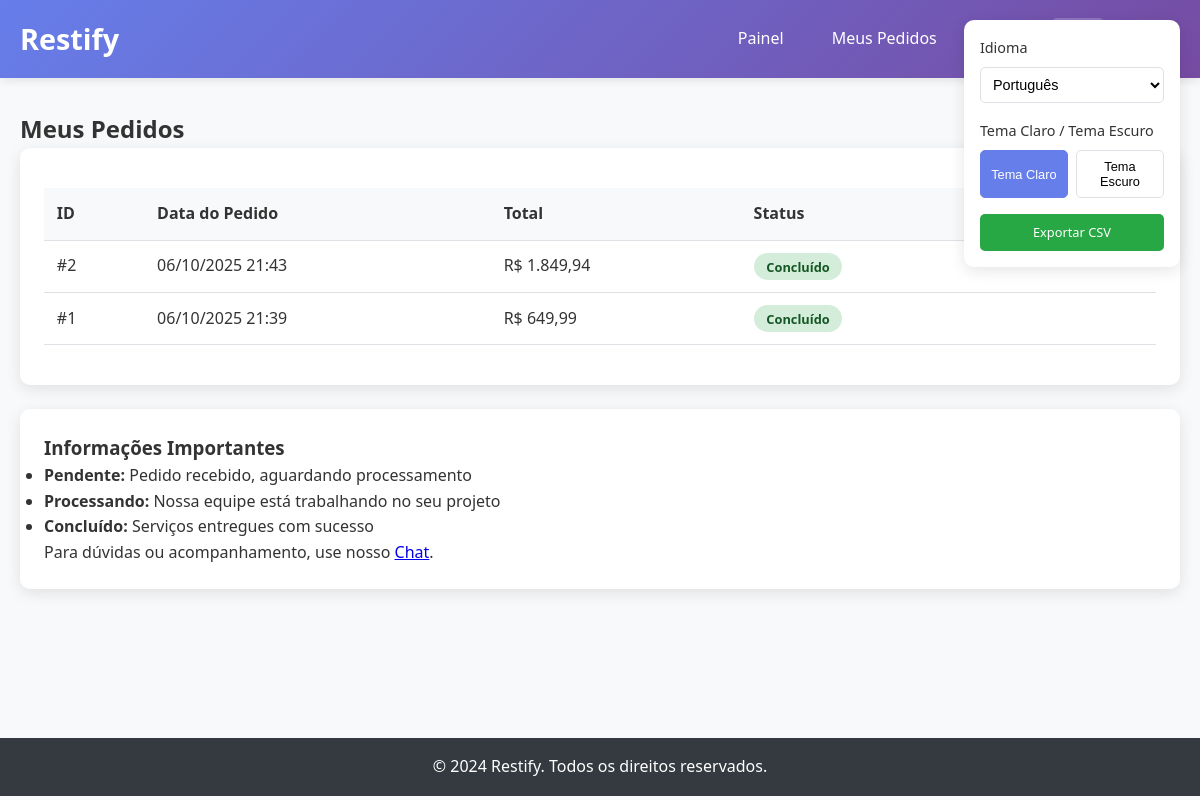
The page /restaurant/orders (signed in) on the database its author committed.
### tables this page shows
CREATE TABLE orders (
    id INTEGER PRIMARY KEY AUTOINCREMENT,
    restaurant_id INTEGER NOT NULL,
    total_amount REAL NOT NULL,
    status TEXT DEFAULT 'pending' CHECK(status IN ('pending', 'processing', 'completed', 'cancelled')),
    created_at DATETIME DEFAULT CURRENT_TIMESTAMP,
    FOREIGN KEY (restaurant_id) REFERENCES restaurants(id)
);

### app/controllers/RestaurantController.php (called while the page is built, shortened)
<?php
class RestaurantController {
    private $orderRepo;
    public function __construct() {
        $this->orderRepo = new OrderRepository();
    }
    public function orders() {
        $orders = $this->orderRepo->findByRestaurant($_SESSION['restaurant_id']);
        include '../app/views/restaurant/orders.php';
    }
}
?>

### config/i18n.php (called while the page is built, shortened)
<?php
class I18n {
    private static $language = 'pt';
    private static $translations = [];
    public static function init($lang = 'pt') {
        self::$language = $lang;
    }
    private static function loadTranslations() {
        $file = __DIR__ . "/../lang/" . self::$language . ".php";
        if (file_exists($file)) {
            self::$translations = include $file;
        }
    }
    public static function t($key, $params = []) {
        $text = self::$translations[$key] ?? $key;
        return $text;
    }
}
function t($key, $params = []) {
    return I18n::t($key, $params);
}
?>

### config/autoload.php (called while the page is built, shortened)
<?php
spl_autoload_register(function ($class) {
    $basePath = dirname(__DIR__);
    $paths = [
        $basePath . '/app/controllers/',
        $basePath . '/app/models/',
        $basePath . '/app/services/',
        $basePath . '/app/repositories/',
        $basePath . '/config/'
    ];
    foreach ($paths as $path) {
        $file = $path . $class . '.php';
        if (file_exists($file)) {
            return;
        }
    }
});
?>

### app/repositories/OrderRepository.php (called while the page is built, shortened)
<?php
class OrderRepository {
    private $db;
    public function __construct() {
        $database = new Database();
        $this->db = $database->connect();
    }
    public function findByRestaurant($restaurantId) {
        $query = "SELECT * FROM orders WHERE restaurant_id = :restaurant_id ORDER BY created_at DESC";
        $stmt = $this->db->prepare($query);
        $stmt->bindParam(':restaurant_id', $restaurantId);
        $stmt->execute();
        $orders = [];
        while ($row = $stmt->fetch(PDO::FETCH_ASSOC)) {
            $orders[] = new Order($row);
        }
        return $orders;
    }
}
?>

### config/database.php (called while the page is built, shortened)
<?php
class Database {
    private $db_path;
    public function __construct() {
        $this->db_path = __DIR__ . '/../database/restify.db';
    }
    public function connect() {
        $this->conn = null;
        try {
            $this->conn = new PDO("sqlite:" . $this->db_path);
            $this->conn->setAttribute(PDO::ATTR_ERRMODE, PDO::ERRMODE_EXCEPTION);
        } catch(PDOException $e) {
            echo "Erro de conexão: " . $e->getMessage();
        }
        return $this->conn;
    }
}
?>

### app/models/Order.php (called while the page is built, shortened)
<?php
class Order {
    public function __construct($data = []) {
        if (!empty($data)) {
            $this->id = $data['id'] ?? null;
            $this->total_amount = $data['total_amount'] ?? 0;
            $this->status = $data['status'] ?? 'pending';
            $this->created_at = $data['created_at'] ?? null;
        }
    }
}
?>

### app/views/restaurant/orders.php (the view, shortened to what this page needs)
<?php include __DIR__ . '/../layout/header.php'; ?>
<h2><?= t('my_orders') ?></h2>
<?php if (empty($orders)): ?>
    <div class="card">
        <p><?= t('no_orders') ?></p>
        <a href="<?= BASE_URL ?>/" class="btn btn-primary"><?= t('services') ?></a>
    </div>
<?php else: ?>
    <div class="card">
        <table class="table">
            <thead>
                <tr>
                    <th>ID</th>
                    <th><?= t('order_date') ?></th>
                    <th><?= t('total') ?></th>
                    <th><?= t('status') ?></th>
                    <th><?= t('actions') ?></th>
                </tr>
            </thead>
            <tbody>
                <?php foreach ($orders as $order): ?>
                    <tr>
                        <td>#<?= $order->id ?></td>
                        <td><?= date('d/m/Y H:i', strtotime($order->created_at)) ?></td>
                        <td>R$ <?= number_format($order->total_amount, 2, ',', '.') ?></td>
                        <td>
                            <span class="status status-<?= $order->status ?>">
                                <?php
                                $statusLabels = [
                                    'pending' => t('pending'),
                                    'processing' => t('processing'),
                                    'completed' => t('completed'),
                                    'cancelled' => t('cancelled')
                                ];
                                echo $statusLabels[$order->status] ?? $order->status;
                                ?>
                            </span>
                        </td>
                        <td>
                        </td>
                    </tr>
                <?php endforeach; ?>
            </tbody>
        </table>
    </div>
    <div class="card">
        <h3><?= t('important_info') ?></h3>
        <ul>
            <li><strong><?= t('pending') ?>:</strong> <?= t('pending_info') ?></li>
            <li><strong><?= t('processing') ?>:</strong> <?= t('processing_info') ?></li>
            <li><strong><?= t('completed') ?>:</strong> <?= t('completed_info') ?></li>
        </ul>
        <p><?= t('questions_chat') ?> <a href="<?= BASE_URL ?>/restaurant/chat"><?= t('chat') ?></a>.</p>
    </div>
<?php endif; ?>
<?php include __DIR__ . '/../layout/footer.php'; ?>

### public/css/style.css (style rules this page uses)
* { margin: 0; padding: 0; box-sizing: border-box; }
body { font-family: 'Segoe UI', Tahoma, Geneva, Verdana, sans-serif; line-height: 1.6; color: #333; background-color: #f8f9fa; transition: background-color 0.3s, color 0.3s; }
.card { background: white; border-radius: 10px; box-shadow: 0 4px 15px rgba(0,0,0,0.1); padding: 1.5rem; margin-bottom: 1.5rem; transition: transform 0.3s, box-shadow 0.3s, background-color 0.3s, color 0.3s; }
.table { width: 100%; border-collapse: collapse; margin: 1rem 0; }
.table th, .table td { padding: 0.8rem; text-align: left; border-bottom: 1px solid #dee2e6; }
.table th { background: #f8f9fa; font-weight: 600; }
.status { padding: 0.3rem 0.8rem; border-radius: 20px; font-size: 0.8rem; font-weight: bold; }
.status-completed { background: #d4edda; color: #155724; }

### rows shown on the page
orders: id "2", created_at "06/10/2025 21:43", total_amount "1.849,94", status "Concluído"
orders: id "1", created_at "06/10/2025 21:39", total_amount "649,99", status "Concluído"

### other values the page prints
t('dashboard') "Painel"
t('my_orders') "Meus Pedidos"
t('language') "Idioma"
t('theme_light') "Tema Claro"
t('theme_dark') "Tema Escuro"
t('export_csv') "Exportar CSV"
t('order_date') "Data do Pedido"
t('total') "Total"
t('status') "Status"
t('important_info') "Informações Importantes"
t('pending') "Pendente"
t('pending_info') "Pedido recebido, aguardando processamento"
t('processing') "Processando"
t('processing_info') "Nossa equipe está trabalhando no seu projeto"
t('completed_info') "Serviços entregues com sucesso"
